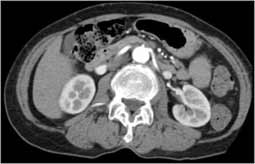
%> input picture Lab_4/CT-scan-bod.jpg, 255 x 164 px
$ octave main.m   (GNU Octave 9; MATLAB toolbox functions it lacks are replaced by stand-ins)
%> lines starting %> are read from the running program, lines starting %| are printed output that depends on the picture
### Lab_4/img_read.m
function [img] = img_read(filename)
%> called with filename = 'CT-scan-bod.jpg'
img = imread(filename);
%> img is the input picture: size 164x255x3 uint8; min 0, max 255, mean 84.4
img=double(img(:,:,1));
%> img: size 164x255 double
end

### Lab_4/gradient_code.m
function varargout = gradient_code(f,varargin)

[f,ndim,loc,rflag] = parse_inputs(f,varargin);
nargoutchk(0,ndim);

% Pętla nad każdym wymiarem.
varargout = cell(1,ndim);
siz = size(f);

% pierwszy wymiar
prototyp = real(full(f([])));
g = zeros(siz, 'like', prototyp); % przypadek wymiaru pojedynczego
h = loc{1}(:);
n = siz(1);
% Bierzemy różnice w przód na lewej i prawej krawędzi
if n > 1
   g(1,:) = (f(2,:) - f(1,:))/(h(2)-h(1));
   g(n,:) = (f(n,:) - f(n-1,:))/(h(end)-h(end-1));
end

% Wyznacz różnice wyśrodkowane na punktach wewnętrznych
if n > 2
   g(2:n-1,:) = (f(3:n,:)-f(1:n-2,:)) ./ (h(3:n) - h(1:n-2));
end

varargout{1} = g;

% drugi wymiar i więcej
if ndim == 2
    % szczególny przypadek macierzy 2-D do obsługi macierzy nieliczbowych,
    % które nie obsługują operacji N-D, w tym przekształcania
    % i indeksowanie
    n = siz(2);
    h = reshape(loc{2},1,[]);
    g = zeros(siz, 'like', prototyp);

    % Uwzględnij różnice w przód na lewej i prawej krawędzi
    if n > 1
        g(:,1) = (f(:,2) - f(:,1))/(h(2)-h(1));
        g(:,n) = (f(:,n) - f(:,n-1))/(h(end)-h(end-1));
    end

    % Wyznacz różnice wyśrodkowane na punktach wewnętrznych
    if n > 2
        h = h(3:n) - h(1:n-2);
        g(:,2:n-1) = (f(:,3:n) - f(:,1:n-2)) ./ h;
    end
    varargout{2} = g;

elseif ndim > 2
    % Przypadek N-D
    for k = 2:ndim
        n = siz(k);
        newsiz = [prod(siz(1:k-1)) siz(k) prod(siz(k+1:end))];
        nf = reshape(f,newsiz);
        h = reshape(loc{k},1,[]);
        g = zeros(size(nf), 'like', prototype);

        % Weź do przodu różnice na lewej i prawej krawędzi
        if n > 1
            g(:,1,:) = (nf(:,2,:) - nf(:,1,:))/(h(2)-h(1));
            g(:,n,:) = (nf(:,n,:) - nf(:,n-1,:))/(h(end)-h(end-1));
        end

        % Wyznacz różnice wyśrodkowane na punktach wewnętrznych
        if n > 2
            h = h(3:n) - h(1:n-2);
            g(:,2:n-1,:) = (nf(:,3:n,:) - nf(:,1:n-2,:)) ./ h;
        end

        varargout{k} = reshape(g,siz);
    end
end

% Zamień 1 i 2, ponieważ x jest drugim wymiarem, a y pierwszym.
if ndim > 1
    varargout([2 1]) = varargout([1 2]);
elseif rflag
    varargout{1} = varargout{1}.';
end


function [f,ndim,loc,rowflag] = parse_inputs(f,h)

loc = {}; % odstępy wzdłuż kierunków x,y,z,...
ndimsf = ndims(f);
ndim = ndimsf;
rowflag = false;
if isvector(f)
    ndim = 1;
    if isrow(f) % Traktuj wektor wierszy jako wektor kolumn
        rowflag = true;
        f = f.';
    end
end

% Domyślne rozmiary kroków: hx = hy = hz = 1
indx = size(f);
if isempty(h)
    % gradient(f)
    loc = cell(1,ndimsf);
    for k = 1:ndimsf
        loc(k) = {1:indx(k)};
    end
elseif isscalar(h) % gradient(f,h)
    if isscalar(h{1})
        % Rozszerz wielkość kroku skalarnego
        loc = cell(1,ndimsf);
        for k = 1:ndimsf
            loc(k) = {h{1}*(1:indx(k))};
        end
    elseif ndim == 1
        % Sprawdzenie, czy istnieje przypadek wektora
        if numel(h{1}) ~= numel(f)
            error(message('MATLAB:gradient:Błędna działka'));
        end
        loc(1) = h(1);
    else
        error(message('MATLAB:gradient:Błędny input'));
    end
elseif ndimsf == numel(h) % gradient(f,hx,hy,hz,...)
    % Zamień 1 i 2, ponieważ x jest drugim wymiarem, a y pierwszym.
    loc = h;
    if  ndim > 1
        loc([2 1]) = loc([1 2]);
    end
    % zastąp dowolny skalarny rozmiar kroku odpowiednim wektorem pozycji, oraz
    % sprawdzić, czy wartości podane w każdym wektorze położenia mają właściwy
    % kształt i rozmiar.
    for k = 1:ndimsf
        if isscalar(loc{k})
            loc{k} = loc{k}*(1:indx(k));
        elseif ~isvector(squeeze(loc{k})) || numel(loc{k}) ~= size(f, k)
            error(message('MATLAB:gradient:InvalidGridSpacing'));
        end
    end
else
    error(message('MATLAB:gradient:InvalidInputs'));
end

### Lab_4/main.m
clc;clear;close;

brgh = img_read("CT-scan-bod.jpg");

%figure, imshow(uint8(brightness))
x=1:size(brgh,2); y=1:size(brgh,1);
%> after `x=1:size(brgh,2)`: x = 255 values from 1 to 255
%> after `y=1:size(brgh,1)`: y = 164 values from 1 to 164

[px,py] = gradient_code(brgh);
%> in gradient_code, `[f,ndim,loc,rflag] = parse_inputs(f,varargin);`: ndim = 2; loc = 2 items; rflag = false
%> in gradient_code, `varargout = cell(1,ndim);`: varargout = {[], []}
%> in gradient_code, `prototyp = real(full(f([])));`: prototyp = []
%> in gradient_code, `g = zeros(siz, 'like', prototyp);`: g: size 164x255 double; every value is 0
%> in gradient_code, `h = loc{1}(:);`: h = 164 values from 1 to 164
%> in gradient_code, `g(n,:) = (f(n,:) - f(n-1,:))/(h(end)-h(end-1));`:
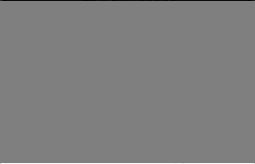
%> g: size 164x255 double; min -145, max 146, mean 0; drawn with min black and max white
%> in gradient_code, `g(2:n-1,:) = (f(3:n,:)-f(1:n-2,:)) ./ (h(3:n) - h(1:n-2));`:
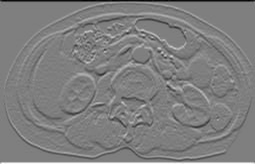
%> g: size 164x255 double; min -145, max 146, mean 0; mean of the top-left, top-right, bottom-left and bottom-right quarters -0.9, -0.9, 1, 1; drawn with min black and max white
%> in gradient_code, `h = reshape(loc{2},1,[]);`: h = 255 values from 1 to 255
%> in gradient_code, `g(:,n) = (f(:,n) - f(:,n-1))/(h(end)-h(end-1));`:
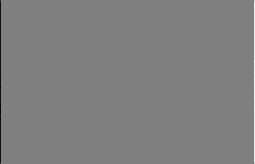
%> g: size 164x255 double; min -150, max 151, mean 0; drawn with min black and max white
%> in gradient_code, `h = h(3:n) - h(1:n-2);`: h = 253 values from 2 to 2
%> in gradient_code, `g(:,2:n-1) = (f(:,3:n) - f(:,1:n-2)) ./ h;`:
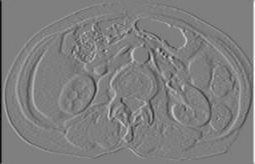
%> g: size 164x255 double; min -150, max 151, mean 0; mean of the top-left, top-right, bottom-left and bottom-right quarters -0.7, 0.7, -0.4, 0.4; drawn with min black and max white
figure
contour(x,y,brgh)
hold on
quiver(x,y,px,py)
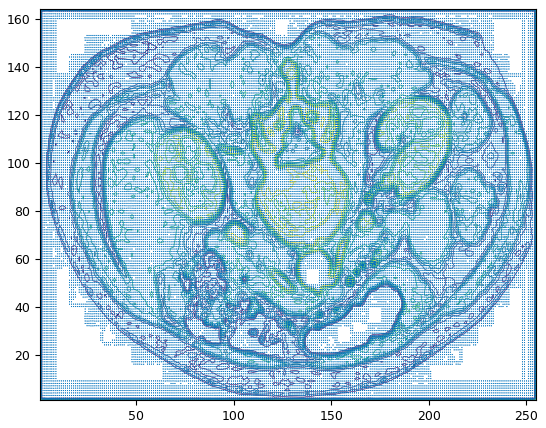
%> figure redrawn from the program's plot data; highest point at x = 3.94, y = 165.2, above the top of the axes
hold off
px2 =rescale(px,1,164);
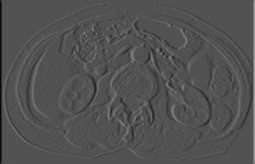
%> px2: size 164x255 double; min 1, max 164, mean 82.2

%
figure, imshow(uint8(px2)>85)
%> after `imshow(uint8(px2)>85)`:
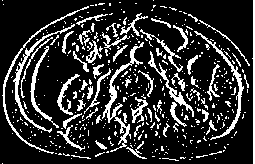
%> displayed picture: size 164x255 logical; 18.9% white in thin lines or dots
%
f= brgh(164, :);
%> f = 255 values, max 222 at index 255, min 129 at index 2, mean 147.1

fg = px(164,:,1);
%> fg = 255 values, max 84 at index 255, min -86 at index 1, mean 0.0235

imshow(fg);
% plot(f, fg);
%
% plot(px,py);
